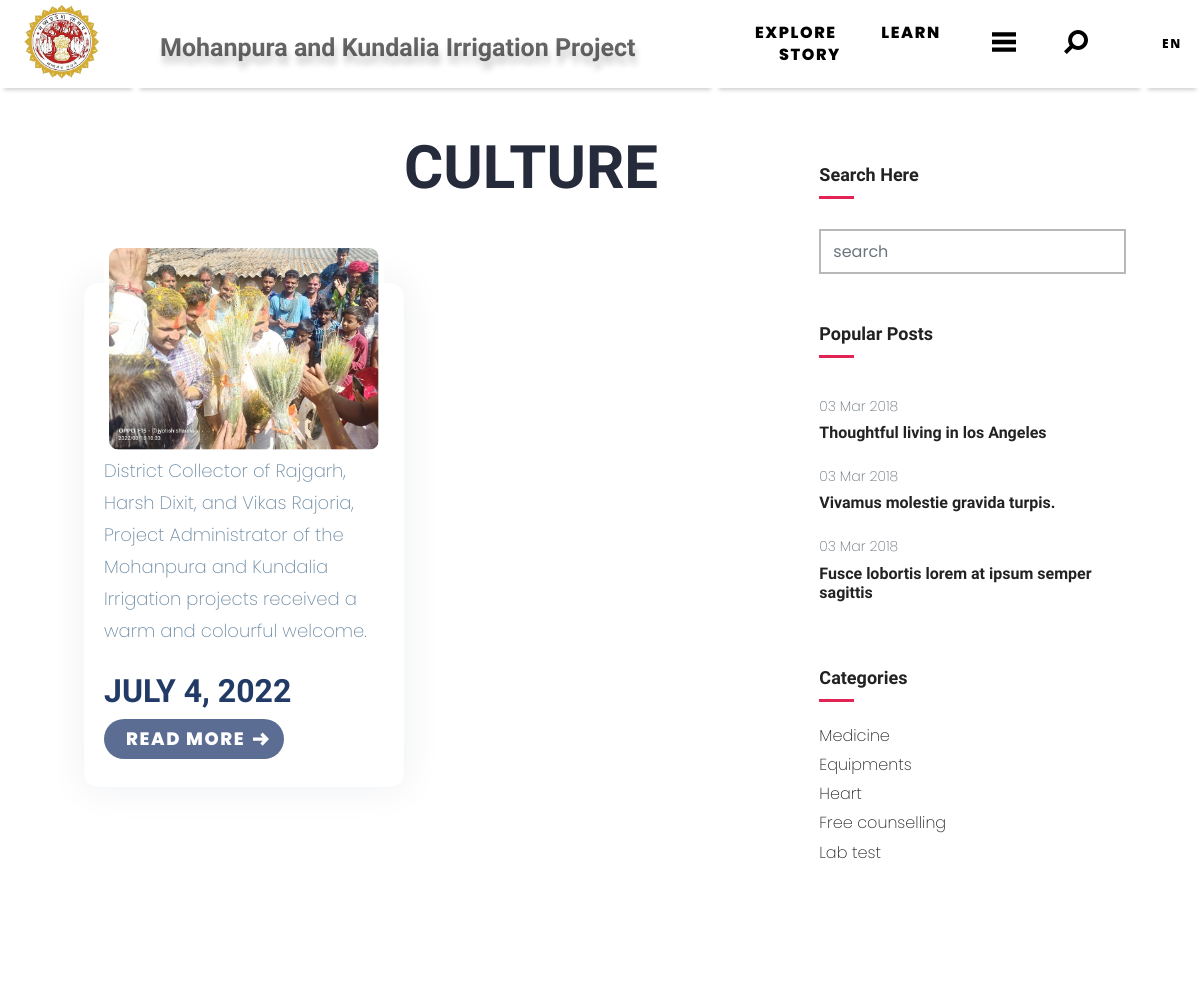
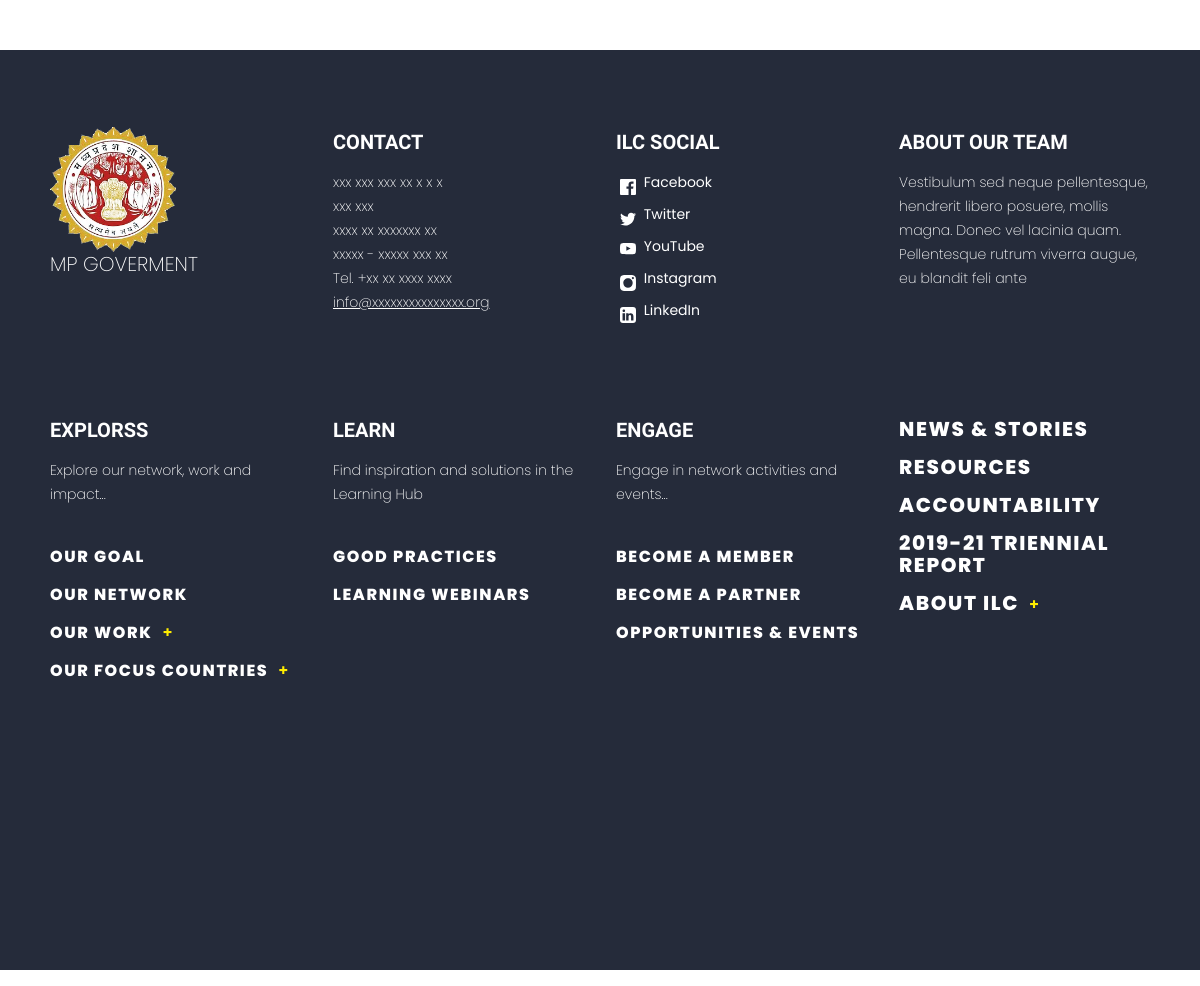
The page /story/2/ on the database its author committed (2 pictures, top to bottom).
### zapp/models.py (models this page shows, shortened)
class Story_category(models.Model):
    name = models.CharField(max_length=100)
    image = models.FileField(null=True)
    para = models.TextField(null=True)

class Story(models.Model):
    categorys = models.ForeignKey(Story_category, on_delete=models.CASCADE, null=True)
    name =  models.CharField(max_length=50)
    detail = models.TextField(null=True)
    discription = RichTextField(null=True)
    image = models.FileField(null=True)
    date = models.DateField(auto_now=True)

### zapp/views.py (the view)
# urls.py: path('story/<int:blo_id>/',STORYDETAIL, name='story'),
def STORYDETAIL(request,blo_id):
    cat = Story_category.objects.get(id=blo_id)
    subdata = Story.objects.filter(categorys= cat)
    d = {"subdata":subdata,"cat":cat}
    return render(request, 'dynamic/storydetail.html',d)

### zapp/templates/dynamic/storydetail.html (shortened to what this page needs)
<!DOCTYPE html>
<html lang="zxx">
<head>
    {% load static %}
  <link rel="stylesheet" href="{% static 'doctor/plugins/bootstrap/css/bootstrap.min.css' %}">
  <link rel="stylesheet" href="{% static 'doctor/plugins/icofont/icofont.min.css' %}">
  <link rel="stylesheet" href="{% static 'doctor/plugins/slick-carousel/slick/slick.css' %}">
  <link rel="stylesheet" href="{% static 'doctor/plugins/slick-carousel/slick/slick-theme.css' %}">
  <link rel="stylesheet" href="{% static 'doctor/css/style.css' %}">
</head>
<body id="top">
{% include 'header.html' %}
<div class="background-text bg_light" >
    <div class="background-text__content"  >
    <h1 class="block block--large highlight-header" style="padding-left: 25%;font-size: 60px;margin-top: -70px;" ><span class="highlight-header" style="color: #252B3A;" >{{ cat.name }}</span></h1>
    <section class="section blog-wrap" style="padding-left: 50px;padding-right: 50px;margin-top: -180px;" >
        <div class="container">
            <div class="row">
                <div class="col-lg-8">
                    <div class="row">
                        <section class="section service-2">
                            <div class="container">
                                <div class="row">
                                    {% for i in subdata %}
                                    <div class="col-lg-6 col-md-6 col-sm-6"  >
                                        <div class="service-block mb-5" style="border-radius: 15px;" >
                                            <img src="{{ i.image.url }}" style="border-radius: 15px;" alt="" class="img-fluid">
                                            <div class="content">
                                                <p class="mb-4">{{ i.detail }}</p>
                                                <h4 class="mt-4 mb-2 title-color">{{ i.date }}</h4>
                                            </div>
                                            <div class="page-card__details" style="background-color:#fff;border-radius:0px 0px 15px 15px" >
                                                <a href="{% url 'storydetaildetail' i.id %}" class="button button--secondary button--slim" style="background-color: #5B6D92;color:#fff;width:180px;height:40px;border-radius: 25px;padding-left: 22px;" >
                                                  Read More
                                                    <svg class="icon icon--small" style="color: #fff;" >
                                                        <use href="#arrow-right"/>
                                                    </svg>
                                                </a>
                                            </div>
                                        </div>
                                    </div>
                                    {% endfor %}
                                </div>
                            </div>
                        </section>
    </div>
                </div>
                <div class="col-lg-4"  >
                    <div class="sidebar-wrap pl-lg-4 mt-5 mt-lg-0" >
        <div class="sidebar-widget search  mb-3 ">
            <h5>Search Here</h5>
            <form action="#" class="search-form">
                <input type="text" class="form-control" placeholder="search">
            </form>
        </div>
        <div class="sidebar-widget latest-post mb-3">
            <h5>Popular Posts</h5>
            <div class="py-2">
                <span class="text-sm text-muted">03 Mar 2018</span>
                <h6 class="my-2"><a href="#">Thoughtful living in los Angeles</a></h6>
            </div>
            <div class="py-2">
                   <span class="text-sm text-muted">03 Mar 2018</span>
                <h6 class="my-2"><a href="#">Vivamus molestie gravida turpis.</a></h6>
            </div>
            <div class="py-2">
                <span class="text-sm text-muted">03 Mar 2018</span>
                <h6 class="my-2"><a href="#">Fusce lobortis lorem at ipsum semper sagittis</a></h6>
            </div>
        </div>
        <div class="sidebar-widget category mb-3">
            <h5 class="mb-4">Categories</h5>
            <ul class="list-unstyled">
              <li class="align-items-center">
                <a href="#">Medicine</a>
              </li>
              <li class="align-items-center">
                <a href="#">Equipments</a>
              </li>
              <li class="align-items-center">
                <a href="#">Heart</a>
              </li>
              <li class="align-items-center">
                <a href="#">Free counselling</a>
              </li>
              <li class="align-items-center">
                <a href="#">Lab test</a>
              </li>
            </ul>
        </div>
    </div>
                </div>
            </div>
        </div>
    </section>
{% include 'footer.html' %}
  </body>
  </html>

### zapp/static/doctor/css/style.css (style rules this page uses)
html { overflow-x: hidden; }
body { line-height: 1.6; font-family: "Roboto", sans-serif; -webkit-font-smoothing: antialiased; font-size: 16px; color: #6F8BA4; font-weight: 400; }
h1, .h1, h2, .h2, h3, .h3, h4, .h4, h5, .h5, h6, .h6 { font-family: "Exo", sans-serif; font-weight: 700; color: #222; }
h1, .h1 { font-size: 2.5rem; }
h4, .h4 { font-size: 1.3rem; line-height: 30px; }
h5, .h5 { font-size: 1.25rem; }
h6, .h6 { font-size: 1rem; }
p { line-height: 30px; }
input[type="email"], input[type="password"], input[type="text"], input[type="tel"] { box-shadow: none; height: 45px; outline: none; font-size: 14px; }
.form-control { box-shadow: none; border-radius: 0; }
.section { padding: 100px 0; }
.text-sm { font-size: 14px; }
.title-color { color: #223a66; }
.service-block { padding: 20px; margin-top: 40px; border: 1px solid rgba(0, 0, 0, 0.03); box-shadow: 0 0 38px rgba(21, 40, 82, 0.07); }
.service-block img { width: 100%; margin-top: -60px; border: 5px solid #fff; }
.sidebar-widget { margin-bottom: 30px; padding-bottom: 35px; }
.sidebar-widget h5 { margin-bottom: 30px; position: relative; padding-bottom: 15px; }
.sidebar-widget h5:before { position: absolute; content: ""; left: 0px; bottom: 0px; width: 35px; height: 3px; background: #e12454; }
.sidebar-widget.category ul li { margin-bottom: 10px; }
.sidebar-widget.category ul li a { color: #222; transition: all 0.3s ease; }
.search-form { position: relative; }

### zapp/templates/header.html (style rules this page uses)
* { box-sizing: border-box; }
body { font-family:'Poppins', sans-serif; }
img { vertical-align: middle; }

### rows shown on the page
Story_category: name "CULTURE"
Story: image (picture), detail "District Collector of Rajgarh, Harsh Dixit, and Vikas Rajoria, Project Administrator of the Mohanpura and Kundalia Irrigation projects received a warm and colourful welcome.", date "JULY 4, 2022"
